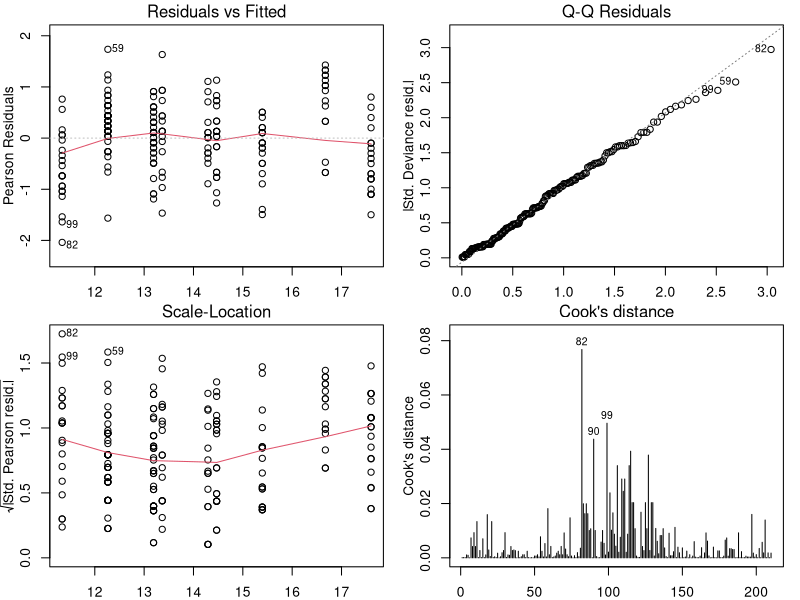
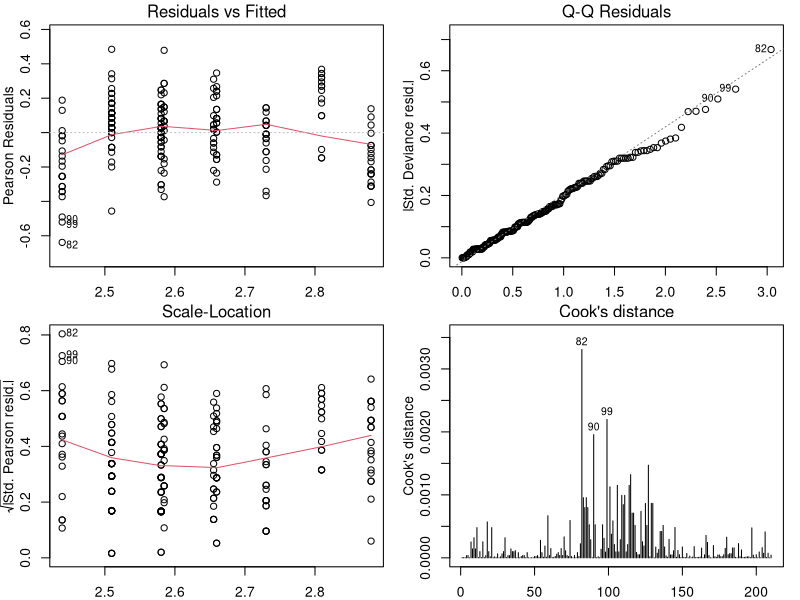
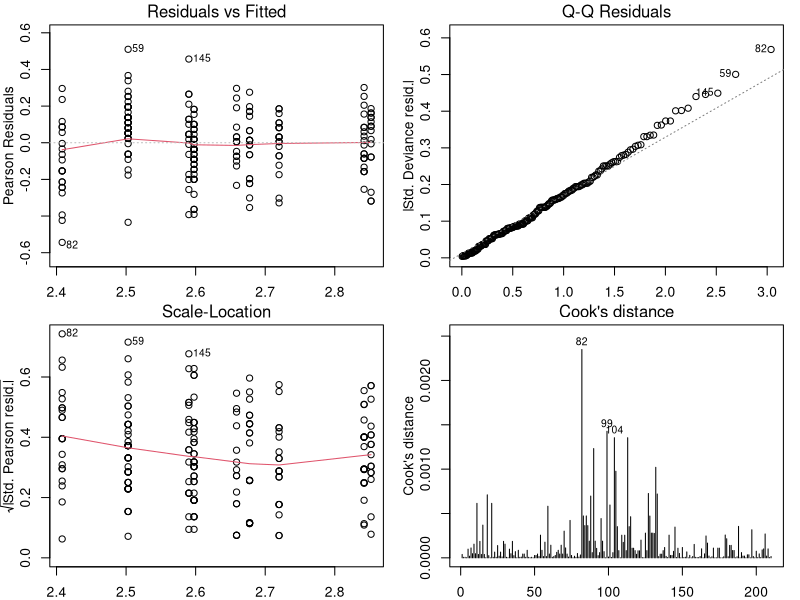
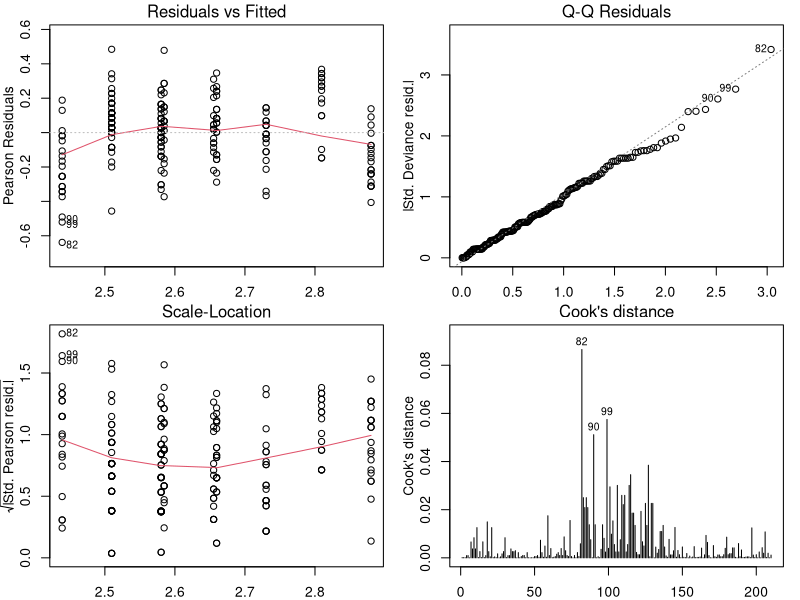
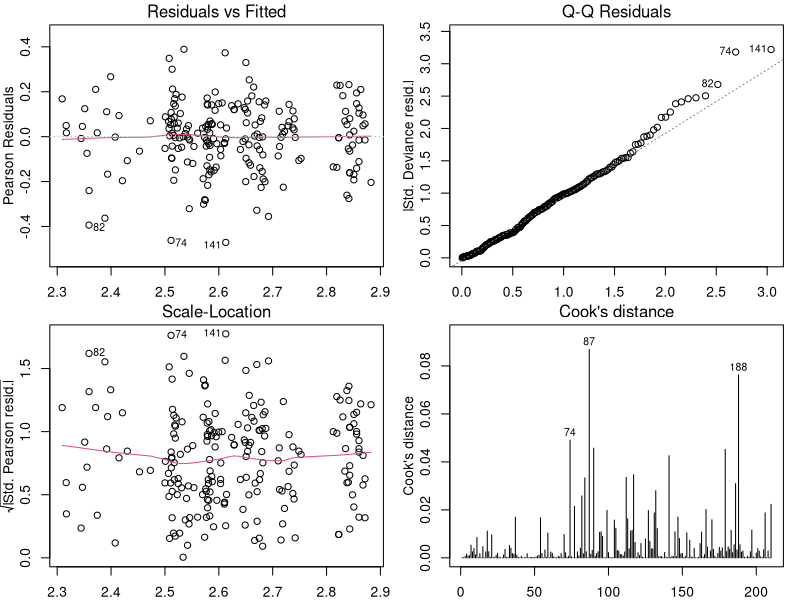
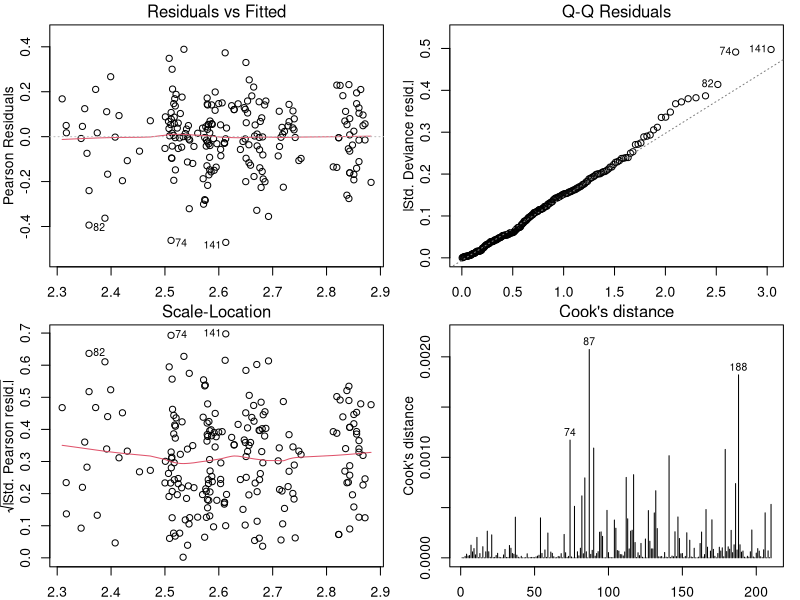

Generate these figures, in order, with R:
library(tidyverse)

Morph <- (read_csv(file="Morph_Data.csv")
         %>% rename(Age="Age (dph)",
                    Eye="Eye diameter",
                    Fin="Fin indent",
                    Yolk="Yolk weight",
                    Jaw="Jaw Gape")
)

glm_data <- select(Morph,Length,Age,Treatment,Eye,Yolk)

### simplest glm
glm_1 <- glm(family=gaussian(),Length~Age+Treatment,data=glm_data)
summary(glm_1)

par(mfrow=c(2,2),mar=c(2,3,1.5,1),mgp=c(2,1,0))
plot(glm_1, which=1:4)


glm1 <- glm(family=poisson(),Length~Age+Treatment,data=glm_data)
### getting a lot of warning messages, doesn't like non-integers... but it still works

glm2 <- glm(family=poisson(),Length~Age*Treatment,data=glm_data)
### added interactions

par(mfrow=c(2,2),mar=c(2,3,1.5,1),mgp=c(2,1,0))
plot(glm1, which=1:4)
### residuals vs fitted plot is non-linear

par(mfrow=c(2,2),mar=c(2,3,1.5,1),mgp=c(2,1,0))
plot(glm2, which=1:4)
### residuals vs fitted looks better - look at other diagnostic plots 
### some heteroscadacitiy 
glm3 <- glm(family=quasipoisson(),Length~Age+Treatment,data=glm_data)
par(mfrow=c(2,2),mar=c(2,3,1.5,1),mgp=c(2,1,0))
plot(glm3, which=1:4)


######
glm4 <- glm(family=quasipoisson(),Length~Age*Treatment*Eye*Yolk,data=glm_data)
par(mfrow=c(2,2),mar=c(2,3,1.5,1),mgp=c(2,1,0))
plot(glm4, which=1:4)

### quasi is to help with overdispersion?? I don't think I have that problem as it doesn't seem to help with the fit
glm5 <- glm(family=poisson(),Length~Age*Treatment*Eye*Yolk,data=glm_data)
par(mfrow=c(2,2),mar=c(2,3,1.5,1),mgp=c(2,1,0))
plot(glm5, which=1:4)
### best looking model, not sure if adding more variables is the right way to meet model assumptions


summary(glm5)
summary(glm4)
summary(glm3)
summary(glm2)
summary(glm1)
### residual deviance / residual df = 0.022 - 0.038  <-- said it was supposed to be close to 1?
### but also said only values >1 were bad, didn't mention what <1 meant 